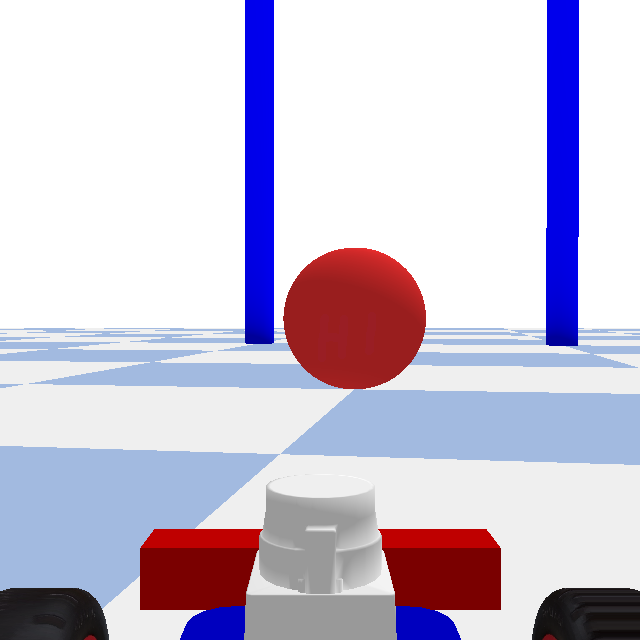
#> input picture semester1/RC/lab7/ball.png, 640 x 640 px
$ python ball_center.py
#> lines starting #> are read from the running program, lines starting #| are printed output that depends on the picture; after the words box and inside, x2 and y2 are one past the last pixel; in counts of white or black regions, pixels touching at a corner belong together
#!/usr/bin/env python3

import cv2
import numpy as np

image = cv2.imread('ball.png')
#> image is the input picture: shape (640, 640, 3); mean B, G, R 215.6, 196.1, 203.3

# image crop
image = image[0:400, :, :]
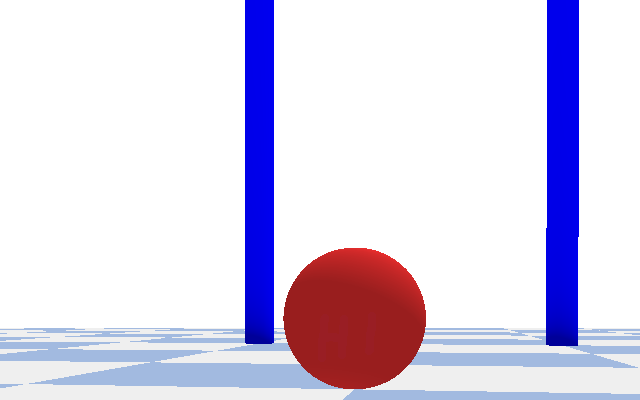
#> image: shape (400, 640, 3); mean B, G, R 235.5, 214.1, 220.5
cv2.imshow('a', image)
cv2.waitKey()

# conversion to HSV colorspace
hsv_image = cv2.cvtColor(image, cv2.COLOR_BGR2HSV)
#> hsv_image: shape (400, 640, 3); mean H, S, V 18.2, 38.6, 243.5

# positive red hue margin
lower1 = np.array([0, 100, 50])
upper1 = np.array([10, 255, 255])
mask1 = cv2.inRange(hsv_image, lower1, upper1)
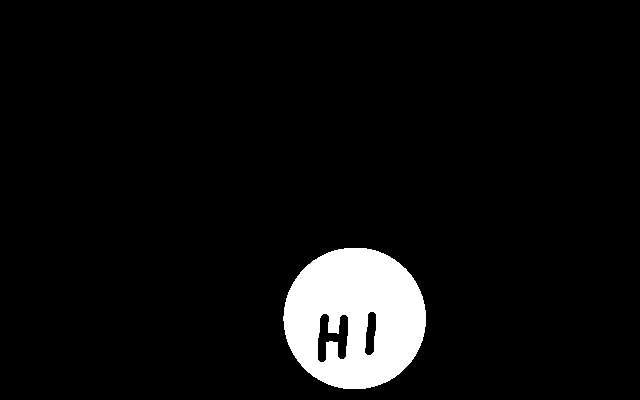
#> mask1: shape (400, 640); 5.7% white; 1 white region, box (x1, y1, x2, y2) and area: (283, 248, 426, 389) 14713

# negative red hue margin
lower2 = np.array([160,100,50])
upper2 = np.array([179,255,255])
mask2 = cv2.inRange(hsv_image, lower2, upper2)
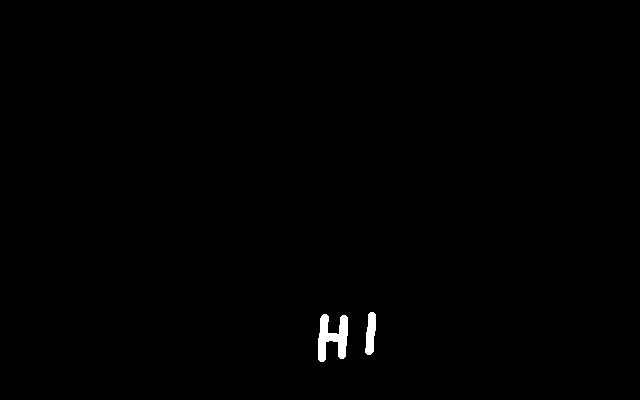
#> mask2: shape (400, 640); 0.46% white; 2 white regions, box (x1, y1, x2, y2) and area: (318, 314, 348, 362) 837, (365, 312, 376, 355) 344

mask = mask1 + mask2
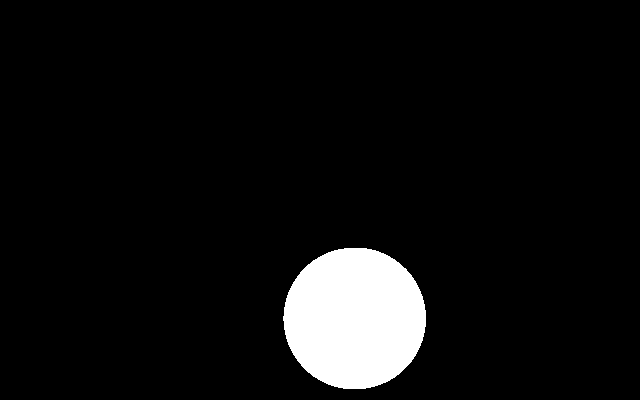
#> mask: shape (400, 640); 6.2% white; 1 white region, box (x1, y1, x2, y2) and area: (283, 248, 426, 389) 15894

cv2.imshow('a', mask)
cv2.waitKey()

# trick for finding two centers
print("center x", np.argmax(np.sum(mask, axis=0)))
#| center x 344
print("center y", np.argmax(np.sum(mask, axis=1)))
#| center y 316

cv2.destroyAllWindows()
